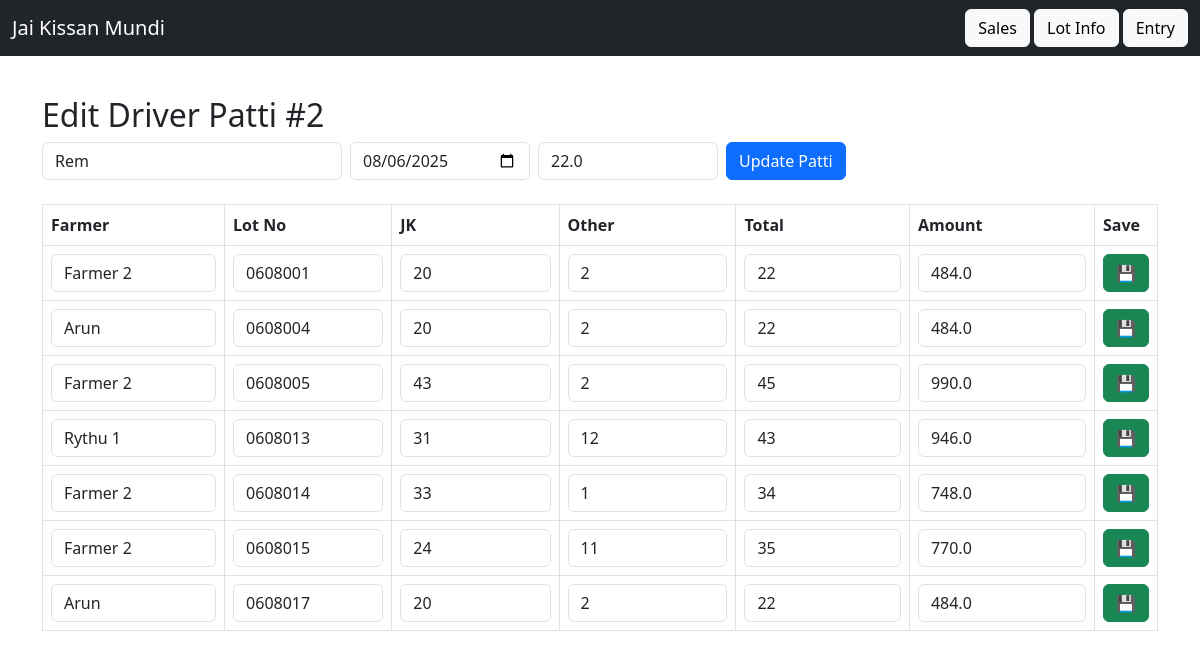
Screenshot of /edit_patti/2 with the database file from the repository.
### app/models.py (models this page shows)
class DriverPatti(db.Model):
    id = db.Column(db.Integer, primary_key=True)
    driver_id = db.Column(db.Integer, db.ForeignKey('driver.id'))
    transport_rate = db.Column(db.Float)
    date = db.Column(db.String)

class Driver(db.Model):
    id = db.Column(db.Integer, primary_key=True)
    name = db.Column(db.String(100), nullable=False)
    vehicle_number = db.Column(db.String(50))
    village = db.Column(db.String(100))
    default_rate = db.Column(db.Float)

class LotInfo(db.Model):
    id = db.Column(db.Integer, primary_key=True)
    driver_patti_id = db.Column(db.Integer, db.ForeignKey('driver_patti.id'))
    farmer_id = db.Column(db.Integer, db.ForeignKey('farmer.id'))
    lot_number = db.Column(db.String(50))
    jk_boxes = db.Column(db.Integer)
    other_boxes = db.Column(db.Integer)
    transport_rate = db.Column(db.Float)
    total_boxes = db.Column(db.Integer)
    transport_amount = db.Column(db.Float)
    date = db.Column(db.String(20))

class Farmer(db.Model):
    id = db.Column(db.Integer, primary_key=True)
    name = db.Column(db.String(100), nullable=False)

### app/routes.py (the view)
@main.route("/edit_patti/<int:patti_id>")
def edit_patti(patti_id):
    conn = get_db_connection()
    patti = conn.execute("""
        SELECT dp.id, dp.date AS patti_date, dp.transport_rate AS patti_rate, d.name AS driver_name
        FROM driver_patti dp
        JOIN driver d ON dp.driver_id = d.id
        WHERE dp.id = ?
    """, (patti_id,)).fetchone()
    lots = conn.execute("""
        SELECT li.id AS lot_id, f.name AS farmer_name, li.lot_number, li.jk_boxes, li.other_boxes
        FROM lot_info li
        LEFT JOIN farmer f ON li.farmer_id = f.id
        WHERE li.driver_patti_id = ?
    """, (patti_id,)).fetchall()
    conn.close()
    return render_template("edit_patti.html", patti=patti, lots=lots)

### app/routes.py (called while the page is built)
def get_db_connection():
    conn = sqlite3.connect(DB_PATH)
    conn.row_factory = sqlite3.Row  # Allows accessing columns by name
    return conn

### app/templates/edit_patti.html (shortened to what this page needs)
{% extends 'base.html' %}
{% block content %}
<h2>Edit Driver Patti #{{ patti.id }}</h2>
<form method="POST" action="/update_driver_patti/{{ patti.id }}" class="mb-4">
  <div class="mb-3 d-flex align-items-center">
    <input class="form-control me-2" value="{{ patti.driver_name }}" readonly style="width: 300px;">
    <input type="date" name="date" value="{{ patti.patti_date }}" class="form-control me-2" style="max-width: 180px;">
    <input type="number" step="0.1" name="transport_rate" value="{{ patti.patti_rate }}" class="form-control me-2" placeholder="Transport Rate (₹/box)" style="max-width: 180px;">
    <button type="submit" class="btn btn-primary">Update Patti</button>
  </div>
</form>
<table class="table table-bordered">
  <thead>
    <tr>
      <th>Farmer</th><th>Lot No</th><th>JK</th><th>Other</th><th>Total</th><th>Amount</th><th>Save</th>
    </tr>
  </thead>
  <tbody>
    {% for lot in lots %}
    <tr>
      <form method="POST" action="/update_lot/{{ lot.lot_id }}">
        <td><input type="text" name="farmer_name" class="form-control" value="{{ lot.farmer_name }}"></td>
        <td><input type="text" name="lot_number" class="form-control" value="{{ lot.lot_number }}"></td>
        <td><input type="number" name="jk_boxes" class="form-control jk_boxes" value="{{ lot.jk_boxes }}"></td>
        <td><input type="number" name="other_boxes" class="form-control other_boxes" value="{{ lot.other_boxes }}"></td>
        <td><input type="text" class="form-control total_boxes" readonly value="{{ lot.jk_boxes + lot.other_boxes }}"></td>
        <td><input type="text" class="form-control total_amount" readonly value="{{ (lot.jk_boxes + lot.other_boxes) * patti.patti_rate }}"></td>
        <td><button type="submit" class="btn btn-success">💾</button></td>
      </form>
    </tr>
    {% endfor %}
  </tbody>
</table>
{% endblock %}

### app/static/mobile.css (style rules this page uses)
:root { --space-1: .5rem; --space-2: .75rem; --space-3: 1rem; --radius: 12px; --brand: #0f766e; }
html, body { height: 100%; }
body { margin: 0; font-family: system-ui, -apple-system, Segoe UI, Roboto, Arial, sans-serif; font-size: 16px; line-height: 1.35; background: #fafafa; color: #111; }
input, select, textarea { width: 100%; padding: .8rem .9rem; border: 1px solid #e5e7eb; border-radius: 10px; background: #fff; font-size: 16px; }
.btn { display: inline-flex; align-items: center; justify-content: center; gap: .5rem; padding: .9rem 1rem; border: 0; border-radius: 999px; background: var(--brand); color: #fff; font-weight: 600; text-decoration: none; cursor: pointer; }
table { width: 100%; border-collapse: collapse; }
th, td { padding: .7rem; border-bottom: 1px dashed #ddd; text-align: left; }

### rows the page displays
DriverPatti: id "2", date "08/06/2025", transport_rate "22.0"
Driver: driver_name "Rem"
LotInfo: farmer_name "Farmer 2", lot_number "0608001", jk_boxes "20", other_boxes "2", jk_boxes+other_boxes "22", jk_boxes+other_boxes "484.0"
LotInfo: farmer_name "Arun", lot_number "0608004", jk_boxes "20", other_boxes "2", jk_boxes+other_boxes "22", jk_boxes+other_boxes "484.0"
LotInfo: farmer_name "Farmer 2", lot_number "0608005", jk_boxes "43", other_boxes "2", jk_boxes+other_boxes "45", jk_boxes+other_boxes "990.0"
LotInfo: farmer_name "Rythu 1", lot_number "0608013", jk_boxes "31", other_boxes "12", jk_boxes+other_boxes "43", jk_boxes+other_boxes "946.0"
LotInfo: farmer_name "Farmer 2", lot_number "0608014", jk_boxes "33", other_boxes "1", jk_boxes+other_boxes "34", jk_boxes+other_boxes "748.0"
LotInfo: farmer_name "Farmer 2", lot_number "0608015", jk_boxes "24", other_boxes "11", jk_boxes+other_boxes "35", jk_boxes+other_boxes "770.0"
LotInfo: farmer_name "Arun", lot_number "0608017", jk_boxes "20", other_boxes "2", jk_boxes+other_boxes "22", jk_boxes+other_boxes "484.0"
